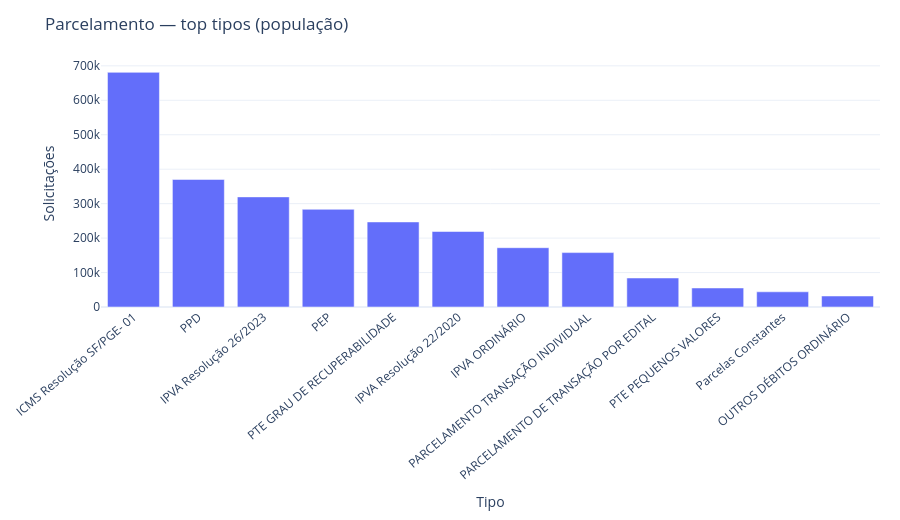
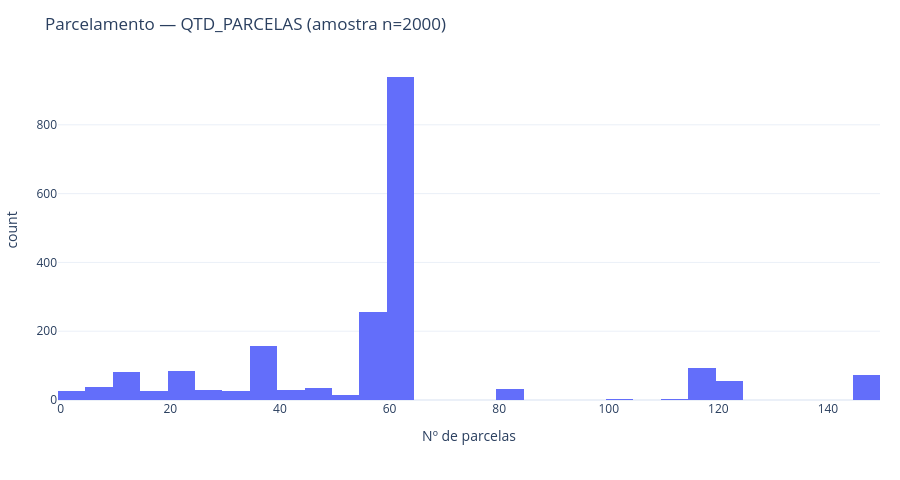
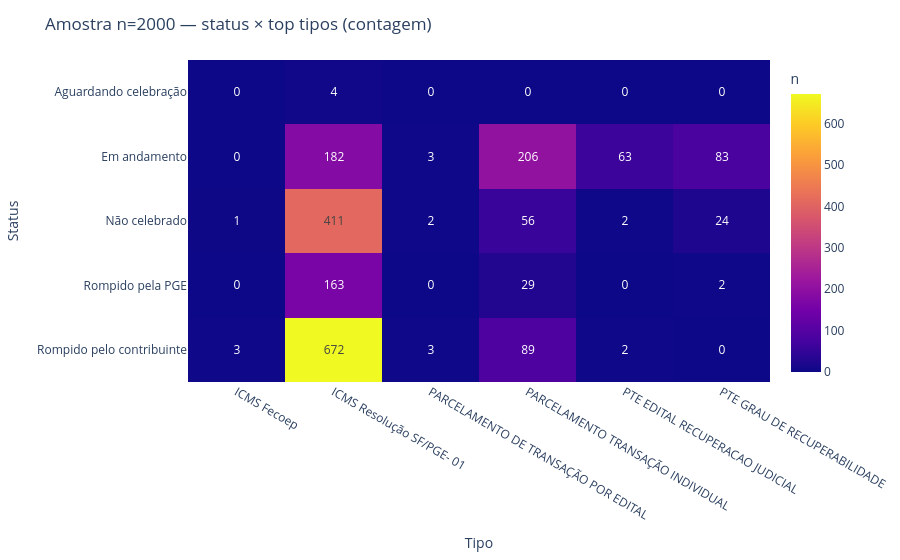

The cell these charts' notebook holds for them, in order:
### Markdown cell above
### Tipo de parcelamento (população) e deep-dive amostral

**Antes dos gráficos:** (1) barras de `TIPO_PARCELAMENTO` na população mostram quais modalidades dominam; (2) histograma de `QTD_PARCELAS` na amostra mostra a dispersão do “tamanho” do acordo (mediana tipicamente alta em programas longos).

### Code cell
agg_tp = C.get_json(
    "/v1/data/parcelamento/aggregate",
    params={"group_by": "TIPO_PARCELAMENTO", "metrics": "count,count_distinct:ID_DEBITO,avg:QTD_PARCELAS", "limit": 50},
    timeout=180,
)
df_tp = pd.DataFrame(agg_tp["dados"]).rename(columns={"TIPO_PARCELAMENTO": "tipo", "qtd_linhas": "qtd"})
df_tp = df_tp.sort_values("qtd", ascending=False).head(12)
display(df_tp)

fig = px.bar(df_tp, x="tipo", y="qtd", title="Parcelamento — top tipos (população)",
             labels={"tipo": "Tipo", "qtd": "Solicitações"})
fig.update_layout(xaxis_tickangle=-40, margin=dict(b=180))
save_fig(fig, "parcelamento_tipo_top_pop", height=520)

# datas e histograma amostra
for col in ["DATA_SOLICITACAO", "DATA_ROMPIMENTO", "DT_INSCRICAO"]:
    if col in parc.columns:
        s = pd.to_datetime(parc[col], errors="coerce")
        print(f"{col}: min={s.min()} max={s.max()} null_frac={s.isna().mean():.3f}")

fig = px.histogram(parc, x="QTD_PARCELAS", nbins=40,
                   title="Parcelamento — QTD_PARCELAS (amostra n=2000)",
                   labels={"QTD_PARCELAS": "Nº de parcelas", "count": "Frequência"})
save_fig(fig, "parcelamento_qtd_parcelas_hist_sample")

# crosstab status x tipo (amostra)
ct = pd.crosstab(parc["STATUS_PARCELAMENTO"], parc["TIPO_PARCELAMENTO"])
# top 6 tipos por volume amostral
top_tipos = parc["TIPO_PARCELAMENTO"].value_counts().head(6).index
ct6 = pd.crosstab(parc["STATUS_PARCELAMENTO"], parc.loc[parc["TIPO_PARCELAMENTO"].isin(top_tipos), "TIPO_PARCELAMENTO"])
display(ct6)
fig = px.imshow(ct6, text_auto=True, aspect="auto",
                title="Amostra n=2000 — status × top tipos (contagem)",
                labels=dict(x="Tipo", y="Status", color="n"))
save_fig(fig, "parcelamento_status_x_tipo_sample", height=560)

### Figure 1 — Plotly figure (JSON) as saved in the notebook; plotly's stock layout.template omitted (floating-point values rounded to 4 significant figures)
{"data": [{"hovertemplate": "Tipo=%{x}<br>Solicitações=%{y}<extra></extra>", "legendgroup": "", "marker": {"color": "#636efa", "pattern": {"shape": ""}}, "name": "", "orientation": "v", "showlegend": false, "textposition": "auto", "type": "bar", "x": ["ICMS Resolução SF/PGE- 01", "PPD", "IPVA Resolução 26/2023", "PEP", "PTE GRAU DE RECUPERABILIDADE", "IPVA Resolução 22/2020", "IPVA ORDINÁRIO", "PARCELAMENTO TRANSAÇÃO INDIVIDUAL", "PARCELAMENTO DE TRANSAÇÃO POR EDITAL", "PTE PEQUENOS VALORES", "Parcelas Constantes", "OUTROS DÉBITOS ORDINÁRIO"], "xaxis": "x", "y": [681107, 370269, 319614, 283543, 246860, 219118, 172094, 157902, 84201, 55239, 44104, 31902], "yaxis": "y"}], "layout": {"barmode": "relative", "height": 520, "legend": {"tracegroupgap": 0}, "margin": {"b": 80, "l": 40, "r": 20, "t": 60}, "title": {"text": "Parcelamento — top tipos (população)"}, "xaxis": {"anchor": "y", "domain": [0.0, 1.0], "tickangle": -40, "title": {"text": "Tipo"}}, "yaxis": {"anchor": "x", "domain": [0.0, 1.0], "title": {"text": "Solicitações"}}}}

### Figure 2 — Plotly figure (JSON) as saved in the notebook; plotly's stock layout.template omitted (floating-point values rounded to 4 significant figures; data arrays with more than 128 entries replaced by an {"elided": "..."} marker saying what was removed)
{"data": [{"bingroup": "x", "hovertemplate": "Nº de parcelas=%{x}<br>count=%{y}<extra></extra>", "legendgroup": "", "marker": {"color": "#636efa", "pattern": {"shape": ""}}, "name": "", "nbinsx": 40, "orientation": "v", "showlegend": false, "type": "histogram", "x": {"elided": "2000 int values"}, "xaxis": "x", "yaxis": "y"}], "layout": {"barmode": "relative", "height": 480, "legend": {"tracegroupgap": 0}, "margin": {"b": 80, "l": 40, "r": 20, "t": 60}, "title": {"text": "Parcelamento — QTD_PARCELAS (amostra n=2000)"}, "xaxis": {"anchor": "y", "domain": [0.0, 1.0], "title": {"text": "Nº de parcelas"}}, "yaxis": {"anchor": "x", "domain": [0.0, 1.0], "title": {"text": "count"}}}}

### Figure 3 — Plotly figure (JSON) as saved in the notebook; plotly's stock layout.template omitted (floating-point values rounded to 4 significant figures)
{"data": [{"coloraxis": "coloraxis", "hovertemplate": "Tipo: %{x}<br>Status: %{y}<br>n: %{z}<extra></extra>", "name": "0", "texttemplate": "%{z}", "type": "heatmap", "x": ["ICMS Fecoep", "ICMS Resolução SF/PGE- 01", "PARCELAMENTO DE TRANSAÇÃO POR EDITAL", "PARCELAMENTO TRANSAÇÃO INDIVIDUAL", "PTE EDITAL RECUPERACAO JUDICIAL", "PTE GRAU DE RECUPERABILIDADE"], "xaxis": "x", "y": ["Aguardando celebração", "Em andamento", "Não celebrado", "Rompido pela PGE", "Rompido pelo contribuinte"], "yaxis": "y", "z": [[0, 4, 0, 0, 0, 0], [0, 182, 3, 206, 63, 83], [1, 411, 2, 56, 2, 24], [0, 163, 0, 29, 0, 2], [3, 672, 3, 89, 2, 0]]}], "layout": {"coloraxis": {"colorbar": {"title": {"text": "n"}}, "colorscale": [[0.0, "#0d0887"], [0.1111, "#46039f"], [0.2222, "#7201a8"], [0.3333, "#9c179e"], [0.4444, "#bd3786"], [0.5556, "#d8576b"], [0.6667, "#ed7953"], [0.7778, "#fb9f3a"], [0.8889, "#fdca26"], [1.0, "#f0f921"]]}, "height": 560, "margin": {"b": 80, "l": 40, "r": 20, "t": 60}, "title": {"text": "Amostra n=2000 — status × top tipos (contagem)"}, "xaxis": {"anchor": "y", "domain": [0.0, 1.0], "title": {"text": "Tipo"}}, "yaxis": {"anchor": "x", "autorange": "reversed", "domain": [0.0, 1.0], "title": {"text": "Status"}}}}
